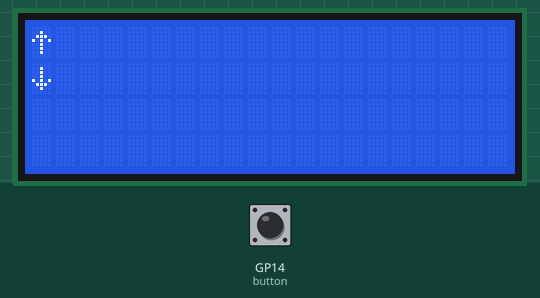
Bench run of a program on a simulated Raspberry Pi Pico running MicroPython. Shown: 20×4 character LCD. The test bench sets the inputs (shaded band); at power-on: GP14 (button) HIGH. The clock reads 2024-03-15 10:24:30 at power-on unless the program sets it; library files of the repository ran but are not shown: lcd_api.py, pico_i2c_lcd.py, ds3231.py; what the program prints to the serial console is not drawn.

Above: at 3.3 s.
3.4 s: GP14 (button) pulled LOW for 0.15 s
At 4.6 s:
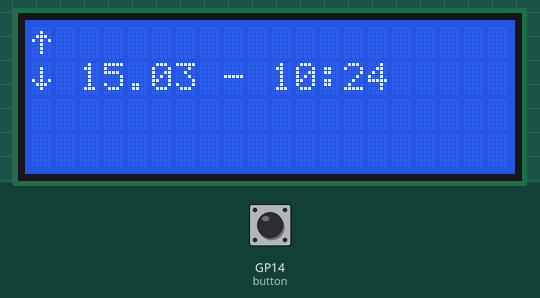
5.1 s: GP14 (button) pulled LOW for 3.2 s
At 7.0 s:
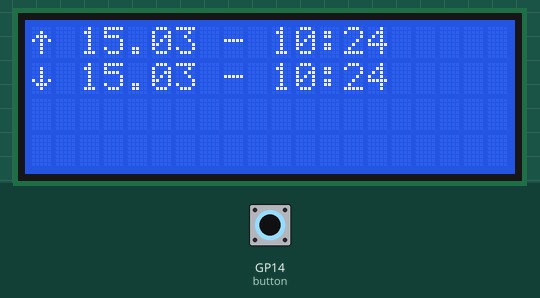
Timing chart, 0 to 8.5 s (numbered marks = the images above; inputs shaded):
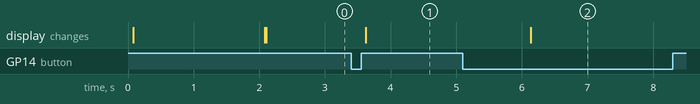

The program:

custom.py
```python
import utime
import time

import machine
from machine import I2C, Pin
from lcd_api import LcdApi
from pico_i2c_lcd import I2cLcd

import ds3231

I2C_ADDR = 0x27
I2C_NUM_ROWS = 4
I2C_NUM_COLS = 20

i2c = I2C(0, sda=machine.Pin(0), scl=machine.Pin(1), freq=400000)
lcd = I2cLcd(i2c, I2C_ADDR, I2C_NUM_ROWS, I2C_NUM_COLS)

button = Pin(14, Pin.IN, Pin.PULL_UP)

i2c_2 = I2C(1, sda=machine.Pin(6), scl=machine.Pin(7), freq=400000)

rtc = ds3231.DS3231(i2c_2)

print(rtc.get_time())

def updateTime(line):
    current_time = rtc.get_time()
    lcd.move_to(2, line)
    string = "{:02}.{:02} - {:02}:{:02}".format(current_time[2], current_time[1], current_time[3], current_time[4])
    lcd.putstr(string)

lcd.clear()

lcd.move_to(1, 0)
lcd.putstr("Nikita's Pico")
lcd.move_to(2, 1)
lcd.putstr("gh @nik-lmao")

time.sleep(2)

lcd.clear()

row = 0

lcd.custom_char(0, bytearray([
    0x00,
    0x04,
    0x0E,
    0x15,
    0x04,
    0x04,
    0x04,
    0x00]))

lcd.custom_char(1, bytearray([
    0x00,
    0x04,
    0x04,
    0x04,
    0x15,
    0x0E,
    0x04,
    0x00]))

lcd.move_to(0, 0)
lcd.putchar(chr(0))
lcd.move_to(0, 1)
lcd.putchar(chr(1))

while True:
    if button.value() == 0:
        row += 1

        if row > 10:
            updateTime(0)
            row = 0
            while button.value() == 0:
                time.sleep(0.1)
    else:
        if 0 < row <= 10:
            updateTime(1)
        row = 0

    time.sleep(0.1)
```

Measured:
- after the input at 3.4 s, the display: changes after 0.22 s (image 1)
- after the input at 5.1 s, the display: changes after 1.0 s (image 2)
